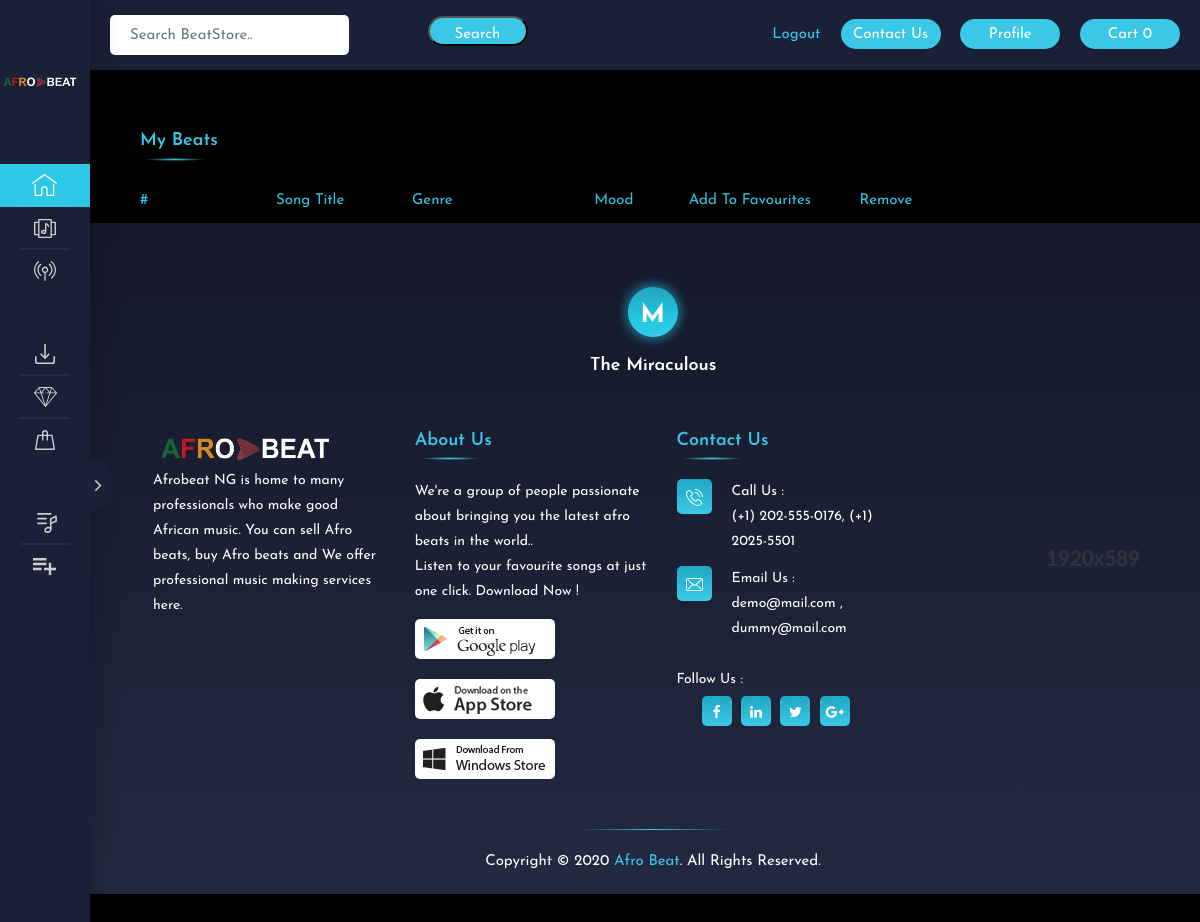
Before: /my-beats (signed in) with the older database file.
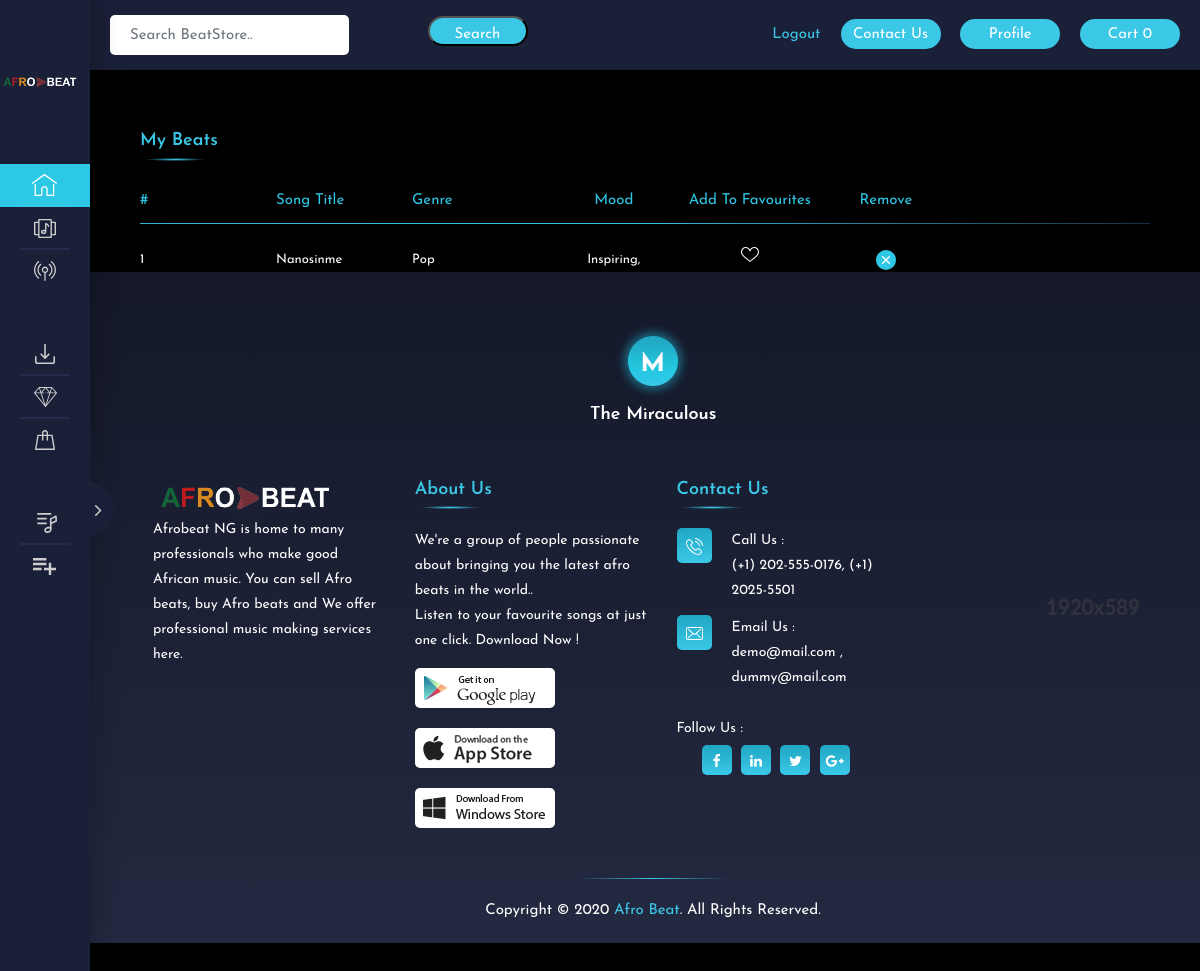
After: the same page with the newer database file.
### core/models.py (models this page shows, shortened)
class Beat(models.Model):
    user = models.ForeignKey(User, default=1, null=True, on_delete=models.SET_NULL)
    slug = models.SlugField(unique=True, blank=False)
    producer_name = models.CharField(max_length=45)
    beat_name = models.CharField(max_length=40)
    sound = models.FileField()
    sound_two = models.FileField()
    license = models.TextField()
    genre1 = models.CharField(choices=GENRE_CHOICES, max_length=3)
    mood1 = models.CharField(choices=MOOD_CHOICES, max_length=2)
    price = models.FloatField()
    verified = models.BooleanField(default=False)
    thumbnail = models.ImageField()
    timestamp = models.DateTimeField(auto_now_add=True)

### core/views.py (the view)
# urls.py: path('my-beats', views.beat_list_view, name='beat-list-view'),
@login_required
def beat_list_view(request):
    beats = Beat.objects.filter(user=request.user)
    template_name = 'core/beat_list.html'
    context = {'beats': beats}
    return render(request, template_name, context)

### core/templatetags/cart_templates_tag.py (called while the page is built)
@register.filter
def cart_item_count(user):
    if user.is_authenticated:
        qs = Order.objects.filter(user=user, ordered=False)
        if qs.exists():
            return qs[0].beat.count()
    return 0

### core/templates/core/beat_list.html (shortened to what this page needs)
{% extends 'core/base.html' %}
{% block content %}
        <div class="ms_content_wrapper padder_top80">
            <div class="ms_free_download">
                <div class="ms_heading">
                    <h1>My Beats</h1>
                </div>
				<div class="album_inner_list">
					<div class="album_list_wrapper">
						<ul class="album_list_name">
							<li>#</li>
							<li>Song Title</li>
							<li>Genre</li>
							<li class="text-center">Mood</li>
							<li class="text-center">Add To Favourites</li>
							<li class="text-center">remove</li>
						</ul>
						{% for beat in beats %}
						<ul>
							<li><a href="{{ beat.sound.url }}"><span class="play_no">{{ forloop.counter }}</span></a></li>
							<li><a href="">{{ beat.beat_name }}</a></li>
							<li><a href="#">{{ beat.get_genre1_display }}</a></li>
							<li class="text-center"><a href="#">{{ beat.get_mood1_display }}, {{ beat.get_mood2_display }}</a></li>
							<li class="text-center"><a href="#"><span class="ms_icon1 ms_fav_icon"></span></a></li>
							<li class="text-center"><a href="{{ beat.slug }}/delete"><span class="ms_close">
									<img src="images/svg/close.svg" alt=""></span></a></li>
						</ul>
						{% endfor %}
					</div>
				</div>
			</div>
		</div>
{% endblock %}

Changed rows visible on the page:
added Beat: beat_name "Nanosinme", genre1 "Pop", mood1 "Inspiring"
